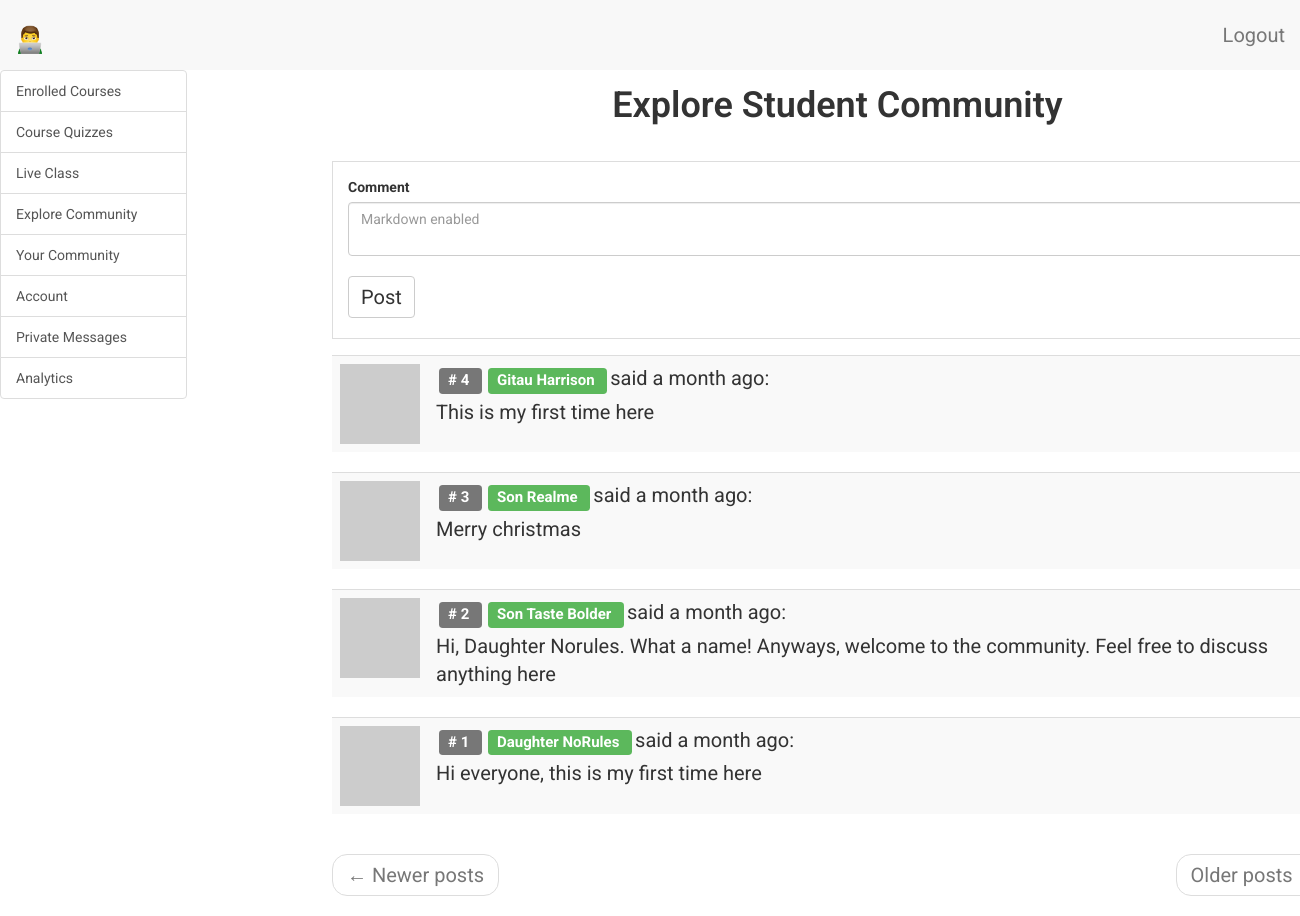
The page /student/dashboard/explore-student-community (signed in) on the database its author committed.
### app/models.py (models this page shows, shortened)
class CommunityComment(db.Model):
    __tablename__ = 'community_comment'
    id = db.Column(db.Integer, primary_key=True)
    body = db.Column(db.String(140))
    body_html = db.Column(db.Text)
    timestamp = db.Column(db.DateTime, index=True, default=datetime.utcnow)
    student_id = db.Column(db.Integer, db.ForeignKey('student.id'))

class Student(UserMixin, db.Model):
    __tablename__ = 'student'
    id = db.Column(db.Integer, primary_key=True)
    student_full_name = db.Column(db.String(64), index=True, unique=True)
    student_email = db.Column(db.String(120), index=True, unique=True)
    student_phone = db.Column(db.String(120), index=True, unique=True)
    student_school = db.Column(db.String(120), index=True)
    student_age = db.Column(db.Integer, index=True)
    student_course = db.Column(db.String(120), index=True)
    student_password_hash = db.Column(db.String(128))
    student_about_me = db.Column(db.String(140))
    student_last_seen = db.Column(db.DateTime, default=datetime.utcnow)
    parent_id = db.Column(db.Integer, db.ForeignKey('parent.id'))
    messages_sent = db.relationship(
        'StudentMessage',
        foreign_keys='StudentMessage.sender_id',
        backref='author',
        lazy='dynamic'
        )
    messages_received = db.relationship(
        'StudentMessage',
        foreign_keys='StudentMessage.recipient_id',
        backref='recipient',
        lazy='dynamic'
        )
    last_message_read_time = db.Column(db.DateTime)
    notifications = db.relationship(
        'StudentNotification',
        backref='student',
        lazy='dynamic'
        )
    comments = db.relationship(
                               'CommunityComment',
                               backref='author',
                               lazy='dynamic'
                               )
    webdev_chapter1_comments = db.relationship(
                                        'WebDevChapter1Comment',
                                        backref='author',
                                        lazy='dynamic'
                                        )
    webdev_chapter2_comments = db.relationship(
        'WebDevChapter2Comment',
        backref='author',
        lazy='dynamic')
    webdev_chapter1_objectives = db.relationship(
        'WebDevChapter1Objectives',
        backref='author',
        lazy='dynamic')
    webdev_chapter2_objectives = db.relationship(
        'WebDevChapter2Objectives',
        backref='author',
        lazy='dynamic')
    webdev_chapter1_quiz = db.relationship(
        'WebDevChapter1Quiz',
        backref='author',
        lazy='dynamic')
    webdev_chapter2_quiz = db.relationship(
        'WebDevChapter2Quiz',
        backref='author',
        lazy='dynamic')
    webdev_chapter1_quiz_1_options = db.relationship(
        'WebDevChapter1Quiz1Options',
        backref='author',
        lazy='dynamic')
    webdev_chapter2_quiz_1_options = db.relationship(
        'WebDevChapter2Quiz1Options',
        backref='author',
        lazy='dynamic')
    webdev_chapter1_quiz_2_options = db.relationship(
        'WebDevChapter1Quiz2Options',
        backref='author',
        lazy='dynamic')
    webdev_chapter2_quiz_2_options = db.relationship(
        'WebDevChapter2Quiz2Options',
        backref='author',
        lazy='dynamic')
    webdev_chapter1_quiz_3_options = db.relationship(
        'WebDevChapter1Quiz3Options',
        backref='author',
        lazy='dynamic')
    webdev_chapter2_quiz_3_options = db.relationship(
        'WebDevChapter2Quiz3Options',
        backref='author',
        lazy='dynamic')
    webdev_chapter1_quiz_4_options = db.relationship(
        'WebDevChapter1Quiz4Options',
        backref='author',
        lazy='dynamic')
    webdev_chapter2_quiz_4_options = db.relationship(
        'WebDevChapter2Quiz4Options',
        backref='author',
        lazy='dynamic')
    def new_messages(self):
        last_read_time = self.last_message_read_time or datetime(1900, 1, 1)
        return StudentMessage.query.filter_by(recipient=self).filter(
            StudentMessage.timestamp > last_read_time).count()
    def avatar_student(self, size):
        digest = md5(self.student_email.lower().encode('utf-8')).hexdigest()
        return 'https://www.gravatar.com/avatar/{}?d=identicon&s={}'.format(
            digest, size)
    followed = db.relationship(
        'Student',
        secondary=followers,
        primaryjoin=(followers.c.follower_id == id),
        secondaryjoin=(followers.c.followed_id == id),
        backref=db.backref('followers', lazy='dynamic'), lazy='dynamic')

### app/student/routes.py (the view, shortened to what this page needs)
@bp.route('/dashboard/explore-student-community')
@login_required
def dashboard_explore_student_community():
    student = Student.query.filter_by(
        student_full_name=current_user.student_full_name).first()
    comment_form = CommentForm()
    page = request.args.get('page', 1, type=int)
    comments = CommunityComment.query.order_by(
        CommunityComment.timestamp.desc()
        ).paginate(
        page, current_app.config['POSTS_PER_PAGE'], False)
    next_url = url_for(
                    'student.dashboard_explore_student_community',
                    page=comments.next_num) \
        if comments.has_next else None
    prev_url = url_for(
        'student.dashboard_explore_student_community',
        page=comments.prev_num) \
        if comments.has_prev else None
    return render_template(
        'student/explore_student_community.html',
        title='Explore Student Community',
        student=student,
        comment_form=comment_form,
        comments=comments.items,
        next_url=next_url,
        prev_url=prev_url
        )

### app/student/forms.py
class CommentForm(FlaskForm):
    comment = PageDownField(
        'Comment',
        validators=[DataRequired()],
        render_kw={"placeholder": "Markdown enabled"}
        )
    submit = SubmitField('Post')

### app/models.py (called while the page is built)
@login.user_loader
def load_student(id):
    return Student.query.get(int(id))

### app/student/routes.py (called while the page is built)
@bp.before_request
def before_request():
    if current_user.is_authenticated:
        current_user.student_last_seen = datetime.utcnow()
        db.session.commit()

### app/templates/student/explore_student_community.html (shortened to what this page needs)
{% extends 'base.html' %}
{% import 'bootstrap/wtf.html' as wtf %}
{% block student_app_content %}
    <div class="row">
        <div class="col-sm-12">
        </div>
    </div>
    <div class="row text-center">
        <div class="col-sm-12 student-content-title">
            <h1>{{ title }}</h1>
        </div>
    </div>
    <div id="explore-community" class="tabcontent">
        <div class="row">
            <div class="col-sm-12 my-form">
                {{ wtf.quick_form(comment_form) }}
            </div>
            <div class="col-sm-6">
            </div>
        </div>
        <div class="row">
            <div class="col-sm-12">
                {% for comment in comments %}
                    {% include 'student/_comments_students.html' %}
                {% endfor %}
            </div>
        </div>
        <div class="row">
            <div class="col-sm-12">
                <nav aria-label="...">
                    <ul class="pager">
                        <li class="previous{% if not prev_url %} disabled{% endif %}">
                            <a href="{{ prev_url or '#' }}">
                                <span aria-hidden="true">&larr;</span> Newer posts
                            </a>
                        </li>
                        <li class="next{% if not next_url %} disabled{% endif %}">
                            <a href="{{ next_url or '#' }}">
                                Older posts <span aria-hidden="true">&rarr;</span>
                            </a>
                        </li>
                    </ul>
                </nav>
            </div>
        </div>
    </div>
{% endblock %}

### app/templates/base.html (shortened to what this page needs)
{% extends 'bootstrap/base.html' %}
{% block head %}
    {{ super() }}
    <link rel="stylesheet" type="text/css" href="https://cdn.datatables.net/1.10.25/css/dataTables.bootstrap5.css">
{% endblock %}
{% block styles %}
    {{ super() }}
    <link type="text/css" rel="stylesheet" href="{{ url_for('static', filename = 'css/main.css') }}">
    <link rel="stylesheet" href="https://cdnjs.cloudflare.com/ajax/libs/intl-tel-input/16.0.4/css/intlTelInput.css">
{% endblock %}
{% block navbar %}
    {% if current_user.is_authenticated %}
        <nav class="navbar-default">
            <div>
                <div class="navbar-header">
                        {% if student %}
                            <a class="navbar-brand" href=" {{ url_for('student.dashboard_enrolled_courses') }} ">
                                <img alt="Brand" src="{{ url_for('static', filename = 'images/eLearning.png') }}" width="30" height="30">
                            </a>
                        {% elif parent %}
                            <a class="navbar-brand" href=" {{ url_for('main.dashboard_parent') }} ">
                                <img alt="Brand" src="{{ url_for('static', filename = 'images/eLearning.png') }}" width="30" height="30">
                            </a>
                        {% elif teacher %}
                            <a class="navbar-brand" href=" {{ url_for('teacher.dashboard_account') }} ">
                                <img alt="Brand" src="{{ url_for('static', filename = 'images/eLearning.png') }}" width="30" height="30">
                            </a>
                        {% elif admin %}
                            <a class="navbar-brand" href=" {{ url_for('admin.dashboard_account') }} ">
                                <img alt="Brand" src="{{ url_for('static', filename = 'images/eLearning.png') }}" width="30" height="30">
                            </a>
                        {% else %}
                            <a class="navbar-brand" href=" {{ url_for('main.home') }} ">
                                <img alt="Brand" src="{{ url_for('static', filename = 'images/eLearning.png') }}" width="30" height="30">
                            </a>
                        {% endif %}
                </div>
                <div class="collapse navbar-collapse" id="bs-example-navbar-collapse-1">
                    <ul class="nav navbar-nav navbar-right">
                            {% if student %}
                                <li><a href=" {{ url_for('auth.logout_student') }} ">Logout</a></li>
                            {% elif parent %}
                                <li><a href=" {{ url_for('auth.logout_parent') }} ">Logout</a></li>
                            {% elif teacher %}
                                <li><a href=" {{ url_for('auth.logout_teacher') }} ">Logout</a></li>
                            {% elif admin %}
                                <li><a href=" {{ url_for('auth.logout_admin') }} ">Logout</a></li>
                            {% endif %}
                    </ul>
                </div>
            </div>
        </nav>
    {% endif %}
{% endblock %}
{% block content %}
    {% if current_user.is_authenticated %}
        <div class="tab-content">
            {% if student %}
                <div class="row">
                    <div class="col-sm-2 sidebar">
                        <div class="list-group">
                            <a href="{{ url_for('student.dashboard_enrolled_courses') }}" class="list-group-item tablinks" onclick="openCity(event, 'account')" id="defaultOpen">
                                Enrolled Courses
                            </a>
                            <a href="{{ url_for('student.dashboard_quizzes') }}" class="list-group-item tablinks" onclick="openCity(event, 'live-class')">
                                Course Quizzes
                            </a>
                            <a href="{{url_for('student.dashboard_live_class')}}" class="list-group-item tablinks" onclick="openCity(event, 'live-class')">
                                Live Class
                            </a>
                            <a href="{{url_for('student.dashboard_explore_student_community')}}" class="list-group-item tablinks" onclick="openCity(event, 'student-community')">
                                Explore Community
                            </a>
                            <a href="{{ url_for('student.dashboard_my_community') }}" class="list-group-item tablinks" onclick="openCity(event, 'my-community')">
                                Your Community
                            </a>
                            <a href="{{ url_for('student.dashboard_account') }}" class="list-group-item tablinks" onclick="openCity(event, 'account')">
                                Account
                            </a>
                            <a href="{{ url_for('student.view_messages') }}" class="list-group-item tablinks" onclick="openCity(event, 'private_messages')">
                                Private Messages
                                {% set new_messages = current_user.new_messages() %}
                            </a>
                            <a href="{{ url_for('student.dashboard_analytics') }}" class="list-group-item tablinks" onclick="openCity(event, 'analytics')">
                                Analytics
                            </a>
                        </div>
                    </div>
                    <div class="col-sm-10 scrollable-content">
                        {% block student_app_content %}
                        {% endblock %}
                    </div>
                </div>
            {% endif %}
        </div>
    {% endif %}
{% endblock %}

### app/templates/student/_comments_students.html
<table class="table table-striped">
    <tr valign='top'>
        <td width="30px">
            <a href=" {{ url_for('student.profile_student', student_full_name=comment.author.student_full_name) }} ">
                <img src=" {{ comment.author.avatar_student(30) }}  ">
            </a>
        </td>
        <td>
            <span class="comment-id label label-default"># {{ comment.id }} </span>
            <span class="student_popup">
                <a href="{{ url_for('student.profile_student', student_full_name=comment.author.student_full_name) }}">
                    <span class="label label-success"> {{ comment.author.student_full_name }} </span>
                </a>
            </span>
            said {{ moment(comment.timestamp).fromNow() }}:
            <br>
            <div class="comment-body">
                {% if comment.body_html %}
                    {{ comment.body_html | safe }}
                {% else %}
                    {{ comment.body }}
                {% endif %}
            </div>
        </td>
    </tr>
</table>

### app/static/css/main.css (style rules this page uses)
.my-form, .card-deck { padding: 15px; border: 1px solid #ddd; margin: 15px; }
.label { margin: 3px; }
.navbar-brand { font-size: 30px; font-weight: 600; margin-top: 10px; }
html, body { font-family: 'Roboto', sans-serif; }
h1 { padding-bottom: 10px; font-weight: 600; margin-top: 0px; padding-top: 0px; }
p, li { line-height: 30px; margin-top: 10px; margin-bottom: 10px; }
p, li, td, .btn, .btn-alt, .schedule-btn { font-size: 20px; }
.comment-body { margin-top: 5px; }
.review-title h1, .student-content-title h1, .admin-content-title h1 { padding-top: 15px; }
@media screen and (min-width: 1080px) { .scrollable-content { overflow-y: x-auto; position: relative; margin-left: 320px; } }
@media screen and (min-width: 1080px) { .sidebar { position: fixed; } }
.btn { margin-top: 5px; margin-bottom: 5px; }
.tabcontent { float: left; padding: 0px 12px; width: 99%; border-left: none; height: 300px; }
@media screen and (min-width: 1080px) { .tab-content { width: 96%; } }

### rows shown on the page
CommunityComment: id "4", author.student_full_name "Gitau Harrison", timestamp "a month ago", body "This is my first time here"
CommunityComment: id "3", author.student_full_name "Son Realme", timestamp "a month ago", body "Merry christmas"
CommunityComment: id "2", author.student_full_name "Son Taste Bolder", timestamp "a month ago", body "Hi, Daughter Norules. What a name! Anyways, welcome to the community. Feel free to discuss anything here"
CommunityComment: id "1", author.student_full_name "Daughter NoRules", timestamp "a month ago", body "Hi everyone, this is my first time here"

### other values the page prints
{{ title }} "Explore Student Community"
